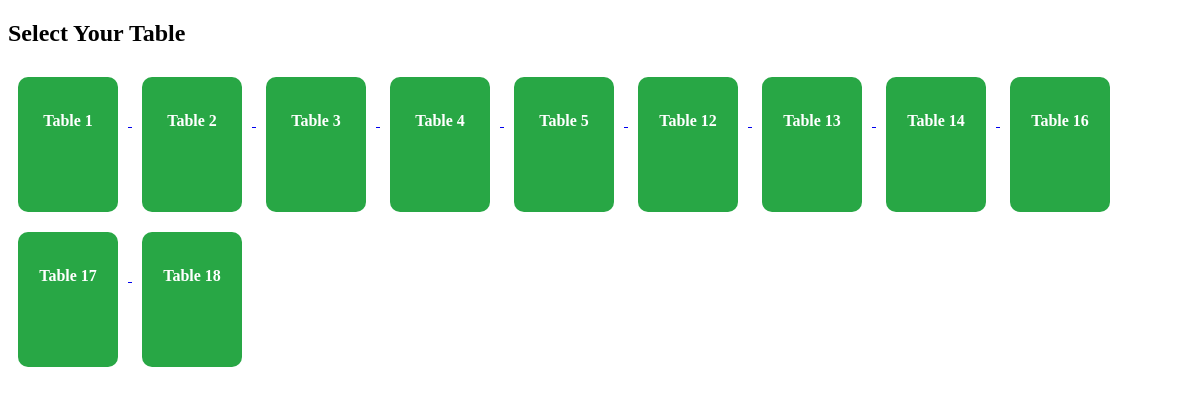
/orders/tables/, run on the app's committed database.
### orders/models.py (models this page shows, shortened)
class Table(models.Model):
    number = models.PositiveIntegerField(unique=True)
    STATUS_CHOICES = [
        ('available', 'Available'),
        ('occupied', 'Occupied'),
        ('reserved', 'Reserved'),
    ]
    status = models.CharField(max_length=10, choices=STATUS_CHOICES, default='available')

### orders/views.py (the view)
# urls.py: path("tables/", customer_table_select, name="select_table"),
def customer_table_select(request):
    tables = Table.objects.filter(status="available").order_by("number")
    return render(request, "orders/select_table.html", {"tables": tables})

### orders/templates/orders/select_table.html (shortened to what this page needs)
<!DOCTYPE html>
<html>
<head>
</head>
<body>
<h2>Select Your Table</h2>
<div>
    {% for table in tables %}
    <a href="{% url 'orders:pos_with_table' table.id %}">
        <div class="table {{ table.status }}">
            Table {{ table.number }}
        </div>
    </a>
    {% endfor %}
</div>
</body>
</html>

### orders/templates/orders/select_table.html (style rules this page uses)
.table { display:inline-block; width:100px; height:100px; border-radius:10px; margin:10px; text-align:center; padding-top:35px; font-weight:bold; background:#28a745; color:#fff; text-decoration:none; }

### data on the page
Table: number "1"
Table: number "2"
Table: number "3"
Table: number "4"
Table: number "5"
Table: number "12"
Table: number "13"
Table: number "14"
Table: number "16"
Table: number "17"
Table: number "18"
